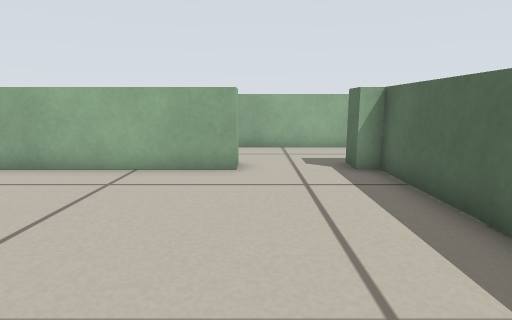
[1] (above)

16 first-person views from a walk through a Stage world. The camera is 0.39 m above the floor, tilts 10° down and sees 80° across. Floor lines are 1 m apart. The floor is counted in squares, 0.25 m on a side. Each view is taken from the middle of a square. On the plan, view 1 faces up. The plan holds only what a view shows up to about 15 squares ahead; the rest is blank. The place goes on beyond the plan. Robots are left out.

[2]
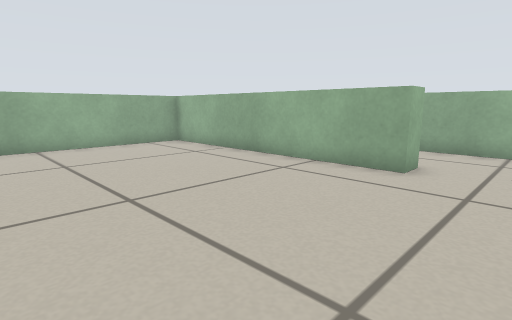

[3]
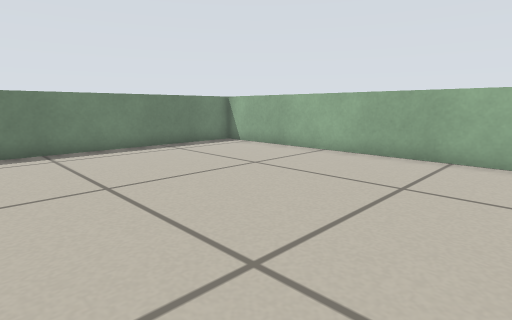

[4]
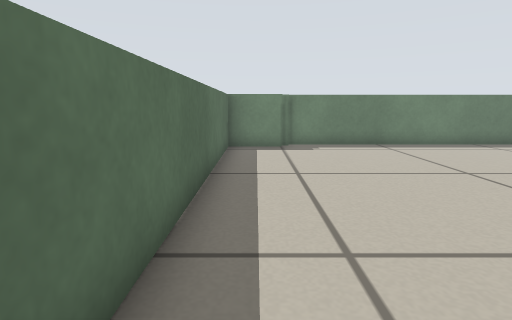

[5]
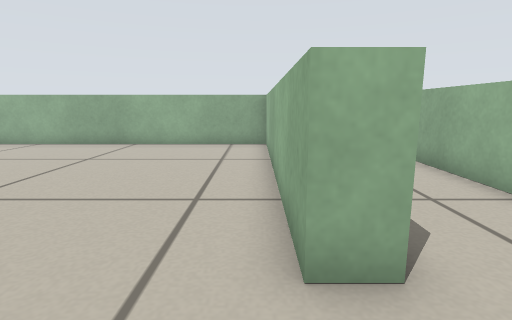

[6]
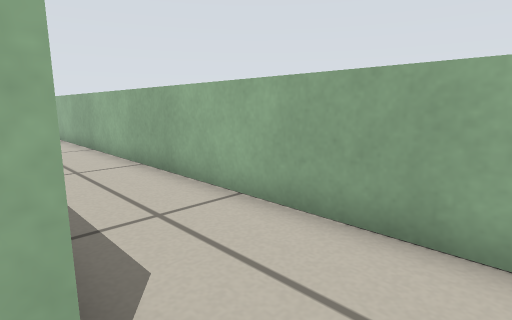

[7]
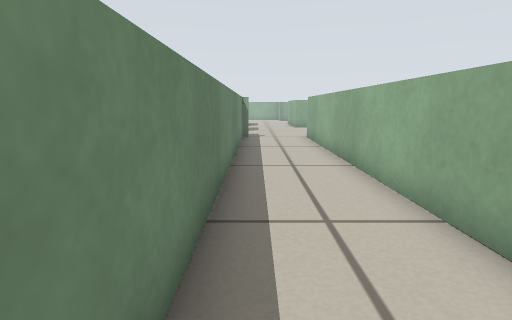

[8]
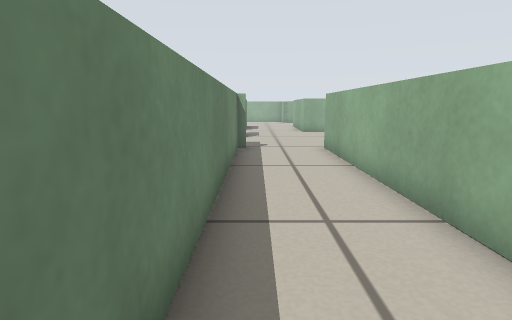

[9]
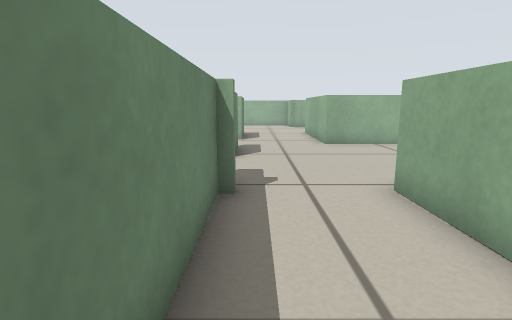

[10]
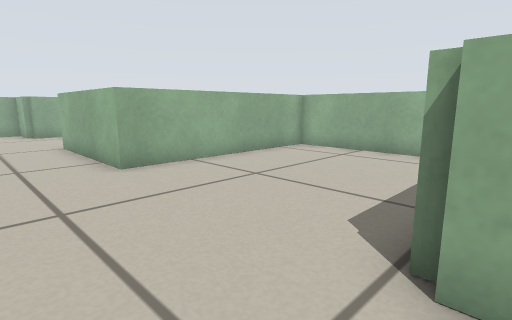

[11]
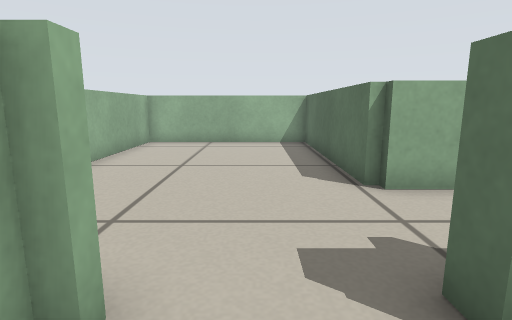

[12]
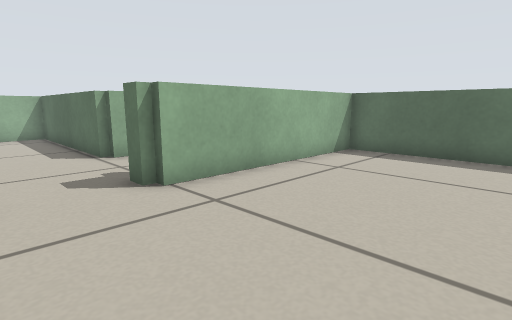

[13]
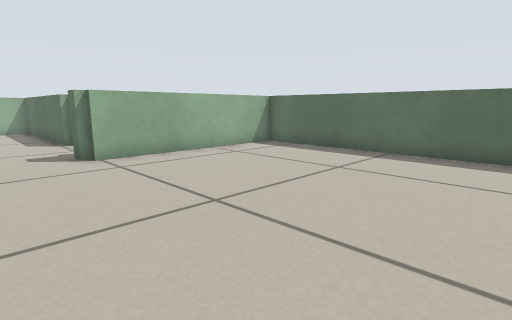

[14]
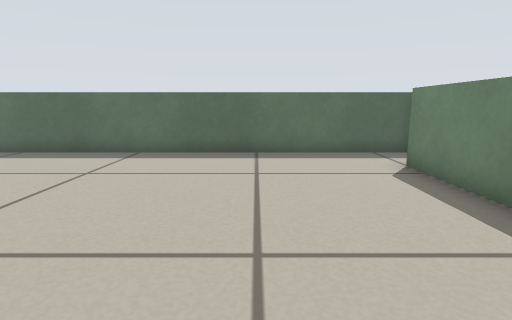

[15]
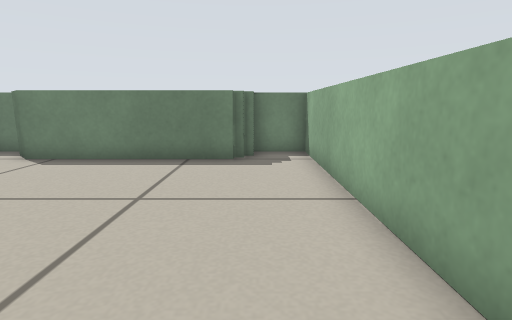

[16]
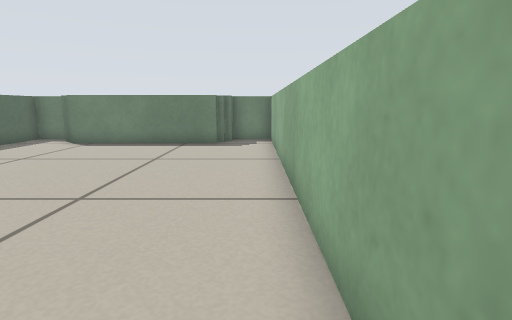

### Floor plan
Ten units are one square. View 1 is at (0, 0); x grows to the right and y downward. Boxes are objects, and circles mark ways between rooms. Rooms are numbered by the first view taken in them; rooms with no view inside come last. Other rooms are left out.
<svg viewBox="-262 -198 302 277">
<path fill="none" stroke="#000" d="M-5 -74 -106 -74 -106 74 8 74M9 68 31 68 31 -64M-183 -88 -183 -83 -36 -83M-188 -119 -188 -193 -257 -193 -257 -119M-194 -74 -194 -84M-221 -81 -221 -77 -225 -77M-244 -83 -229 -83M-5 -84 -5 -74M25 -74 25 -84M35 -116 -185 -116 -185 -120M31 -64 31 -74M-204 60 -140 60M-208 63 -202 63M-227 -62 -227 74 -209 74M-130 74 -117 74 -117 -74 -194 -74"/>
<circle cx="10" cy="-75" r="3" fill="#2a7"/>
<circle cx="-210" cy="-75" r="3" fill="#2a7"/>
<text x="-40" y="0">1</text>
<text x="-140" y="-110">2</text>
<text x="-180" y="0">3</text>
</svg>
Room 1 opens to room 2. Room 2 opens to room 3.

Where each view was taken, in squares from view 1:
view 1: 0 up, 0 right, facing up
view 2: 0 up, 2 right, facing up-left
view 3: 4 up, 1 left, facing down-left
view 4: 5 up, 2 right, facing down
view 5: 7 up, 2 right, facing left
view 6: 8 up, 1 right, facing up-left
view 7: 9 up, 3 left, facing left
view 8: 9 up, 7 left, facing left
view 9: 9 up, 13 left, facing left
view 10: 9 up, 18 left, facing up-left
view 11: 6 up, 21 left, facing up
view 12: 2 up, 22 left, facing up-right
view 13: 2 down, 22 left, facing up-right
view 14: 2 down, 22 left, facing right
view 15: 3 up, 21 left, facing down
view 16: 7 up, 22 left, facing down
